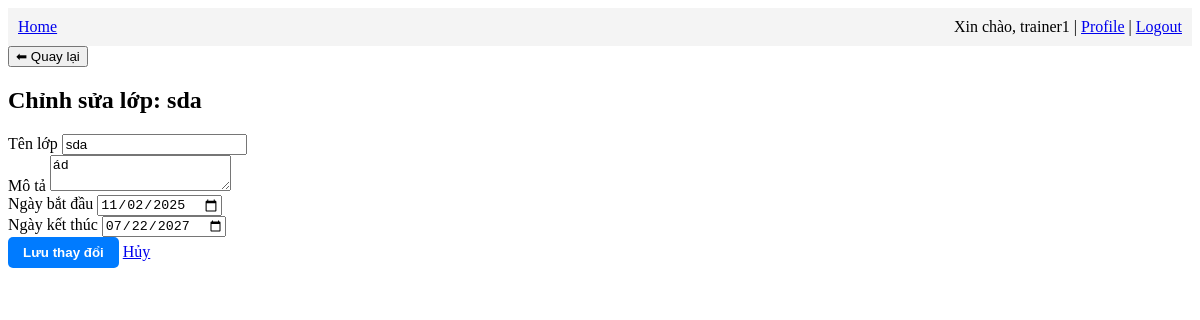
The app's page /trainer/edit_class/7 (signed in) with its own data.
### app/models.py (models this page shows, shortened)
class User(UserMixin, db.Model):
    id: so.Mapped[int] = so.mapped_column(primary_key=True)
    username: so.Mapped[str] = so.mapped_column(sa.String(64), index=True,unique=True)
    email: so.Mapped[str] = so.mapped_column(sa.String(120), index=True,unique=True)
    password_hash: so.Mapped[Optional[str]] = so.mapped_column(sa.String(256))
    role = db.Column(db.String(20), default=Role.MEMBER)
    qr_secret = db.Column(db.String(64))

class Class(db.Model):
    id = db.Column(db.Integer, primary_key=True)
    name = db.Column(db.String(128), nullable=False)
    description = db.Column(db.Text)
    trainer_name = db.Column(db.String(128))
    start_date = db.Column(db.Date)
    end_date = db.Column(db.Date)
    schedule = db.Column(db.Text)

### app/trainer/routes.py (the view, shortened to what this page needs)
@bp.route('/edit_class/<int:id>', methods=['GET', 'POST'])
@login_required
@trainer_required
def edit_class(id):
    cls = Class.query.get_or_404(id)
    if cls.trainer_name != current_user.username:
        flash("Bạn không thể chỉnh sửa lớp của trainer khác.")
        return redirect(url_for('trainer.my_classes'))
    return render_template('trainer/edit_my_class.html', cls=cls)

### app/models.py (called while the page is built)
@login.user_loader
def load_user(id):
    return db.session.get(User, int(id))

### app/trainer/routes.py (called while the page is built)
def trainer_required(func):
    from functools import wraps
    @wraps(func)
    def decorated_function(*args, **kwargs):
        if not current_user.is_authenticated or current_user.role != 'trainer':
            flash("Bạn không có quyền truy cập trang này.")
            return redirect(url_for('main.index'))
        return func(*args, **kwargs)
    return decorated_function

### app/trainer/templates/trainer/edit_my_class.html
{% extends "base.html" %}
{% block content %}
<div class="container mt-4">
  <h2>Chỉnh sửa lớp: {{ cls.name }}</h2>
  <form method="POST">
    <div class="mb-3">
      <label>Tên lớp</label>
      <input type="text" class="form-control" name="name" value="{{ cls.name }}">
    </div>
    <div class="mb-3">
      <label>Mô tả</label>
      <textarea class="form-control" name="description">{{ cls.description }}</textarea>
    </div>
    <div class="mb-3">
      <label>Ngày bắt đầu</label>
      <input type="date" class="form-control" name="start_date" value="{{ cls.start_date }}">
    </div>
    <div class="mb-3">
      <label>Ngày kết thúc</label>
      <input type="date" class="form-control" name="end_date" value="{{ cls.end_date }}">
    </div>
    <button type="submit" class="btn btn-primary">Lưu thay đổi</button>
    <a href="{{ url_for('trainer.manage_classes') }}" class="btn btn-secondary">Hủy</a>
  </form>
</div>
{% endblock %}

### app/templates/base.html (shortened to what this page needs)
<!DOCTYPE html>
<html lang="en">
<head>
  <link rel="stylesheet" href="{{ url_for('static', filename='css/styles.css') }}">
</head>
<body>
  <nav style="background-color: #f4f4f4; padding: 10px;">
    <a href="{{ url_for('main.home') }}">Home</a>
    {% if current_user.is_authenticated %}
    <div style="float: right;">
        <span>Xin chào, {{ current_user.username }} | </span>
        <a href="{{ url_for('main.profile') }}">Profile</a> |
        <a href="{{ url_for('auth.logout') }}">Logout</a>
    </div>
    {% endif %}
  </nav>
  <div class="container">
    <button onclick="window.history.back()" class="btn-back">⬅ Quay lại</button>
    {% block content %}{% endblock %}
  </div>
</body>
</html>

### app/static/css/styles.css (style rules this page uses)
button[type="submit"], .btn-primary { background-color: #007bff; color: white; border: none; padding: 8px 15px; border-radius: 5px; cursor: pointer; font-weight: bold; }

### records on screen
User: username "trainer1"
Class: name "sda", description "ád", start_date "11/02/2025", end_date "07/22/2027"
